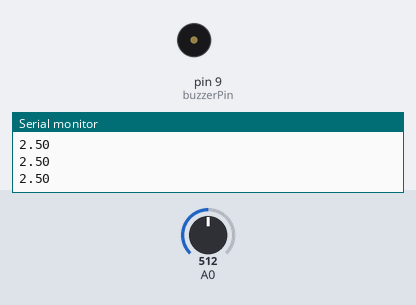
A sketch run on a simulated Arduino Uno, built with avr-gcc and run on an emulated ATmega328P. On the bench: buzzer (waves = sounding), the last lines printed to the serial monitor. The test bench sets the inputs (shaded band); at power-on: A0 = 512.

Above: at 1.2 s.
1.3 s: A0 set to 802
2.8 s: A0 set to 825
At 3.4 s:
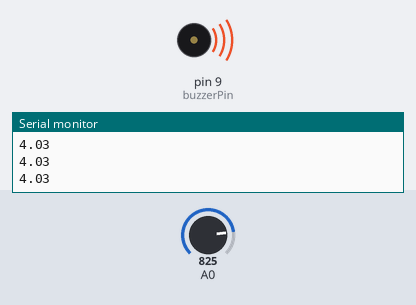
Timing chart, 0 to 5.8 s (numbered marks = the images above; inputs shaded):
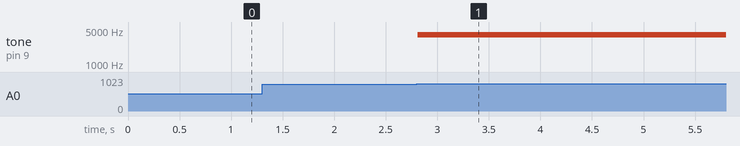

Measured:
- the behaviour switches between 818 and 819 on A0 (found by bisection; images 0 and 1)
- after the input at 2.8 s, tone on pin 9 (buzzerPin): silent → 4000 Hz at once

The sketch:

sound_lever.ino
```cpp
static const int buzzerPin = 9;

void setup(void) {
Serial.begin(9600);
pinMode(buzzerPin, OUTPUT);
}

void loop() {

int valeur0 = analogRead(A0);
float voltage= valeur0 * (5.0 / 1023.0);
Serial.println(voltage);
//delay(100);


if (voltage >  4){
tone(buzzerPin, 4000, 200);
}
else if (voltage <   0.5){
tone(buzzerPin, 1000, 200);
}


}
```
